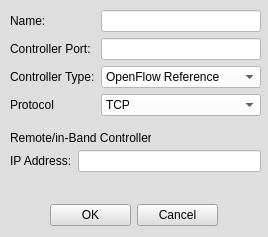
<?xml version="1.0" encoding="UTF-8"?>
<ui version="4.0">
 <class>MainWindow</class>
 <widget class="QMainWindow" name="MainWindow">
  <property name="geometry">
   <rect>
    <x>0</x>
    <y>0</y>
    <width>268</width>
    <height>237</height>
   </rect>
  </property>
  <property name="windowTitle">
   <string>MainWindow</string>
  </property>
  <property name="styleSheet">
   <string notr="true">background-color: rgb(222, 222, 222);</string>
  </property>
  <widget class="QWidget" name="centralwidget">
   <widget class="QLabel" name="label_5">
    <property name="geometry">
     <rect>
      <x>10</x>
      <y>130</y>
      <width>141</width>
      <height>16</height>
     </rect>
    </property>
    <property name="text">
     <string>Remote/in-Band Controller</string>
    </property>
   </widget>
   <widget class="QWidget" name="gridLayoutWidget">
    <property name="geometry">
     <rect>
      <x>50</x>
      <y>200</y>
      <width>168</width>
      <height>31</height>
     </rect>
    </property>
    <layout class="QGridLayout" name="gridLayout">
     <item row="0" column="0">
      <widget class="QPushButton" name="Controller_OKButton">
       <property name="text">
        <string>OK</string>
       </property>
      </widget>
     </item>
     <item row="0" column="1">
      <widget class="QPushButton" name="Controller_CancelButton">
       <property name="text">
        <string>Cancel</string>
       </property>
      </widget>
     </item>
    </layout>
   </widget>
   <widget class="QWidget" name="formLayoutWidget_2">
    <property name="geometry">
     <rect>
      <x>10</x>
      <y>150</y>
      <width>251</width>
      <height>31</height>
     </rect>
    </property>
    <layout class="QFormLayout" name="formLayout_2">
     <item row="0" column="1">
      <widget class="QLineEdit" name="Controller_IPAddress">
       <property name="styleSheet">
        <string notr="true">background-color: rgb(255, 255, 255);</string>
       </property>
      </widget>
     </item>
     <item row="0" column="0">
      <widget class="QLabel" name="label_6">
       <property name="text">
        <string>IP Address:</string>
       </property>
      </widget>
     </item>
    </layout>
   </widget>
   <widget class="QWidget" name="formLayoutWidget">
    <property name="geometry">
     <rect>
      <x>10</x>
      <y>10</y>
      <width>251</width>
      <height>120</height>
     </rect>
    </property>
    <layout class="QFormLayout" name="formLayout">
     <property name="labelAlignment">
      <set>Qt::AlignLeading|Qt::AlignLeft|Qt::AlignVCenter</set>
     </property>
     <item row="0" column="0">
      <widget class="QLabel" name="label">
       <property name="text">
        <string>Name:</string>
       </property>
      </widget>
     </item>
     <item row="0" column="1">
      <widget class="QLineEdit" name="Controller_Name">
       <property name="styleSheet">
        <string notr="true">background-color: rgb(255, 255, 255);</string>
       </property>
      </widget>
     </item>
     <item row="1" column="0">
      <widget class="QLabel" name="label_2">
       <property name="text">
        <string>Controller Port:</string>
       </property>
      </widget>
     </item>
     <item row="1" column="1">
      <widget class="QLineEdit" name="Controller_Port">
       <property name="styleSheet">
        <string notr="true">background-color: rgb(255, 255, 255);</string>
       </property>
      </widget>
     </item>
     <item row="2" column="0">
      <widget class="QLabel" name="label_3">
       <property name="text">
        <string>Controller Type:</string>
       </property>
      </widget>
     </item>
     <item row="2" column="1">
      <widget class="QComboBox" name="Controller_Type">
       <property name="styleSheet">
        <string notr="true">background-color: rgb(255, 255, 255);</string>
       </property>
       <item>
        <property name="text">
         <string>OpenFlow Reference</string>
        </property>
       </item>
       <item>
        <property name="text">
         <string>Remote Controller</string>
        </property>
       </item>
       <item>
        <property name="text">
         <string>In-Band Controller</string>
        </property>
       </item>
       <item>
        <property name="text">
         <string>OpenFlow Reference</string>
        </property>
       </item>
       <item>
        <property name="text">
         <string>OVS Controller</string>
        </property>
       </item>
      </widget>
     </item>
     <item row="3" column="0">
      <widget class="QLabel" name="label_4">
       <property name="text">
        <string>Protocol</string>
       </property>
      </widget>
     </item>
     <item row="3" column="1">
      <widget class="QComboBox" name="Controller_ProtocolMode">
       <property name="styleSheet">
        <string notr="true">background-color: rgb(255, 255, 255);</string>
       </property>
       <item>
        <property name="text">
         <string>TCP</string>
        </property>
       </item>
       <item>
        <property name="text">
         <string>SSL</string>
        </property>
       </item>
      </widget>
     </item>
    </layout>
   </widget>
  </widget>
 </widget>
 <resources/>
 <connections/>
</ui>
